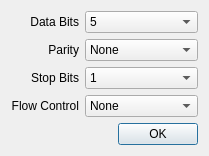
<?xml version="1.0" encoding="UTF-8"?>
<ui version="4.0">
 <class>PortSetBox</class>
 <widget class="QDialog" name="PortSetBox">
  <property name="geometry">
   <rect>
    <x>0</x>
    <y>0</y>
    <width>209</width>
    <height>145</height>
   </rect>
  </property>
  <property name="windowTitle">
   <string>Port Settings</string>
  </property>
  <layout class="QGridLayout" name="gridLayout">
   <item row="0" column="0">
    <widget class="QLabel" name="label">
     <property name="text">
      <string>Data Bits</string>
     </property>
     <property name="alignment">
      <set>Qt::AlignRight|Qt::AlignTrailing|Qt::AlignVCenter</set>
     </property>
    </widget>
   </item>
   <item row="0" column="1">
    <widget class="QComboBox" name="dataBitsBox">
     <item>
      <property name="text">
       <string notr="true">5</string>
      </property>
     </item>
     <item>
      <property name="text">
       <string notr="true">6</string>
      </property>
     </item>
     <item>
      <property name="text">
       <string notr="true">7</string>
      </property>
     </item>
     <item>
      <property name="text">
       <string notr="true">8</string>
      </property>
     </item>
    </widget>
   </item>
   <item row="1" column="0">
    <widget class="QLabel" name="label_2">
     <property name="text">
      <string>Parity</string>
     </property>
     <property name="alignment">
      <set>Qt::AlignRight|Qt::AlignTrailing|Qt::AlignVCenter</set>
     </property>
    </widget>
   </item>
   <item row="1" column="1">
    <widget class="QComboBox" name="paritBox">
     <item>
      <property name="text">
       <string notr="true">None</string>
      </property>
     </item>
     <item>
      <property name="text">
       <string notr="true">Even</string>
      </property>
     </item>
     <item>
      <property name="text">
       <string notr="true">Odd</string>
      </property>
     </item>
     <item>
      <property name="text">
       <string notr="true">Space</string>
      </property>
     </item>
     <item>
      <property name="text">
       <string notr="true">Mark</string>
      </property>
     </item>
    </widget>
   </item>
   <item row="2" column="0">
    <widget class="QLabel" name="label_3">
     <property name="text">
      <string>Stop Bits</string>
     </property>
     <property name="alignment">
      <set>Qt::AlignRight|Qt::AlignTrailing|Qt::AlignVCenter</set>
     </property>
    </widget>
   </item>
   <item row="2" column="1">
    <widget class="QComboBox" name="stopBitsBox">
     <item>
      <property name="text">
       <string notr="true">1</string>
      </property>
     </item>
     <item>
      <property name="text">
       <string notr="true">1.5</string>
      </property>
     </item>
     <item>
      <property name="text">
       <string notr="true">2</string>
      </property>
     </item>
    </widget>
   </item>
   <item row="3" column="0">
    <widget class="QLabel" name="label_4">
     <property name="text">
      <string>Flow Control</string>
     </property>
     <property name="alignment">
      <set>Qt::AlignRight|Qt::AlignTrailing|Qt::AlignVCenter</set>
     </property>
    </widget>
   </item>
   <item row="3" column="1">
    <widget class="QComboBox" name="flowControlBox">
     <item>
      <property name="text">
       <string notr="true">None</string>
      </property>
     </item>
     <item>
      <property name="text">
       <string notr="true">RTS/CTS</string>
      </property>
     </item>
     <item>
      <property name="text">
       <string notr="true">XON/XOFF</string>
      </property>
     </item>
    </widget>
   </item>
   <item row="4" column="1">
    <widget class="QDialogButtonBox" name="buttonBox">
     <property name="sizePolicy">
      <sizepolicy hsizetype="Preferred" vsizetype="Preferred">
       <horstretch>0</horstretch>
       <verstretch>0</verstretch>
      </sizepolicy>
     </property>
     <property name="orientation">
      <enum>Qt::Horizontal</enum>
     </property>
     <property name="standardButtons">
      <set>QDialogButtonBox::Ok</set>
     </property>
    </widget>
   </item>
  </layout>
 </widget>
 <resources/>
 <connections>
  <connection>
   <sender>buttonBox</sender>
   <signal>accepted()</signal>
   <receiver>PortSetBox</receiver>
   <slot>accept()</slot>
   <hints>
    <hint type="sourcelabel">
     <x>248</x>
     <y>254</y>
    </hint>
    <hint type="destinationlabel">
     <x>157</x>
     <y>274</y>
    </hint>
   </hints>
  </connection>
  <connection>
   <sender>buttonBox</sender>
   <signal>rejected()</signal>
   <receiver>PortSetBox</receiver>
   <slot>reject()</slot>
   <hints>
    <hint type="sourcelabel">
     <x>316</x>
     <y>260</y>
    </hint>
    <hint type="destinationlabel">
     <x>286</x>
     <y>274</y>
    </hint>
   </hints>
  </connection>
 </connections>
</ui>
